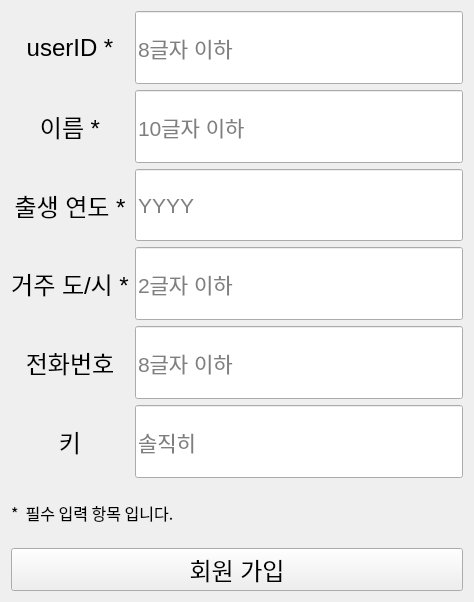
<?xml version="1.0" encoding="UTF-8"?>
<ui version="4.0">
 <class>Form</class>
 <widget class="QWidget" name="Form">
  <property name="geometry">
   <rect>
    <x>0</x>
    <y>0</y>
    <width>474</width>
    <height>602</height>
   </rect>
  </property>
  <property name="windowTitle">
   <string>Form</string>
  </property>
  <layout class="QVBoxLayout" name="verticalLayout_3" stretch="8,1,1">
   <item>
    <layout class="QHBoxLayout" name="horizontalLayout">
     <item>
      <layout class="QVBoxLayout" name="verticalLayout">
       <item>
        <widget class="QLabel" name="label">
         <property name="font">
          <font>
           <family>Arial</family>
           <pointsize>18</pointsize>
          </font>
         </property>
         <property name="text">
          <string>userID *</string>
         </property>
         <property name="alignment">
          <set>Qt::AlignCenter</set>
         </property>
        </widget>
       </item>
       <item>
        <widget class="QLabel" name="label_3">
         <property name="font">
          <font>
           <family>Arial</family>
           <pointsize>18</pointsize>
          </font>
         </property>
         <property name="text">
          <string>이름 *</string>
         </property>
         <property name="alignment">
          <set>Qt::AlignCenter</set>
         </property>
        </widget>
       </item>
       <item>
        <widget class="QLabel" name="label_4">
         <property name="font">
          <font>
           <family>Arial</family>
           <pointsize>18</pointsize>
          </font>
         </property>
         <property name="text">
          <string>출생 연도 *</string>
         </property>
         <property name="alignment">
          <set>Qt::AlignCenter</set>
         </property>
        </widget>
       </item>
       <item>
        <widget class="QLabel" name="label_5">
         <property name="font">
          <font>
           <family>Arial</family>
           <pointsize>18</pointsize>
          </font>
         </property>
         <property name="text">
          <string>거주 도/시 *</string>
         </property>
         <property name="alignment">
          <set>Qt::AlignCenter</set>
         </property>
        </widget>
       </item>
       <item>
        <widget class="QLabel" name="label_6">
         <property name="font">
          <font>
           <family>Arial</family>
           <pointsize>18</pointsize>
          </font>
         </property>
         <property name="text">
          <string>전화번호</string>
         </property>
         <property name="alignment">
          <set>Qt::AlignCenter</set>
         </property>
        </widget>
       </item>
       <item>
        <widget class="QLabel" name="label_7">
         <property name="font">
          <font>
           <family>Arial</family>
           <pointsize>18</pointsize>
          </font>
         </property>
         <property name="text">
          <string>키</string>
         </property>
         <property name="alignment">
          <set>Qt::AlignCenter</set>
         </property>
        </widget>
       </item>
      </layout>
     </item>
     <item>
      <layout class="QVBoxLayout" name="verticalLayout_2">
       <item>
        <widget class="QLineEdit" name="le_userid">
         <property name="sizePolicy">
          <sizepolicy hsizetype="Expanding" vsizetype="Preferred">
           <horstretch>0</horstretch>
           <verstretch>0</verstretch>
          </sizepolicy>
         </property>
         <property name="font">
          <font>
           <family>Arial</family>
           <pointsize>16</pointsize>
          </font>
         </property>
         <property name="placeholderText">
          <string>8글자 이하</string>
         </property>
        </widget>
       </item>
       <item>
        <widget class="QLineEdit" name="le_username">
         <property name="sizePolicy">
          <sizepolicy hsizetype="Expanding" vsizetype="Preferred">
           <horstretch>0</horstretch>
           <verstretch>0</verstretch>
          </sizepolicy>
         </property>
         <property name="font">
          <font>
           <family>Arial</family>
           <pointsize>16</pointsize>
          </font>
         </property>
         <property name="placeholderText">
          <string>10글자 이하</string>
         </property>
        </widget>
       </item>
       <item>
        <widget class="QLineEdit" name="le_birthyear">
         <property name="sizePolicy">
          <sizepolicy hsizetype="Expanding" vsizetype="Preferred">
           <horstretch>0</horstretch>
           <verstretch>0</verstretch>
          </sizepolicy>
         </property>
         <property name="font">
          <font>
           <family>Arial</family>
           <pointsize>16</pointsize>
          </font>
         </property>
         <property name="placeholderText">
          <string>YYYY</string>
         </property>
        </widget>
       </item>
       <item>
        <widget class="QLineEdit" name="le_addr">
         <property name="sizePolicy">
          <sizepolicy hsizetype="Expanding" vsizetype="Preferred">
           <horstretch>0</horstretch>
           <verstretch>0</verstretch>
          </sizepolicy>
         </property>
         <property name="font">
          <font>
           <family>Arial</family>
           <pointsize>16</pointsize>
          </font>
         </property>
         <property name="placeholderText">
          <string>2글자 이하</string>
         </property>
        </widget>
       </item>
       <item>
        <widget class="QLineEdit" name="le_mobile">
         <property name="sizePolicy">
          <sizepolicy hsizetype="Expanding" vsizetype="Preferred">
           <horstretch>0</horstretch>
           <verstretch>0</verstretch>
          </sizepolicy>
         </property>
         <property name="font">
          <font>
           <family>Arial</family>
           <pointsize>16</pointsize>
          </font>
         </property>
         <property name="placeholderText">
          <string>8글자 이하</string>
         </property>
        </widget>
       </item>
       <item>
        <widget class="QLineEdit" name="le_height">
         <property name="sizePolicy">
          <sizepolicy hsizetype="Expanding" vsizetype="Preferred">
           <horstretch>0</horstretch>
           <verstretch>0</verstretch>
          </sizepolicy>
         </property>
         <property name="font">
          <font>
           <family>Arial</family>
           <pointsize>16</pointsize>
          </font>
         </property>
         <property name="placeholderText">
          <string>솔직히</string>
         </property>
        </widget>
       </item>
      </layout>
     </item>
    </layout>
   </item>
   <item>
    <widget class="QLabel" name="label_2">
     <property name="font">
      <font>
       <family>Agency FB</family>
       <pointsize>12</pointsize>
      </font>
     </property>
     <property name="text">
      <string>*  필수 입력 항목 입니다.</string>
     </property>
    </widget>
   </item>
   <item>
    <widget class="QPushButton" name="btn_insert">
     <property name="font">
      <font>
       <family>Arial</family>
       <pointsize>18</pointsize>
      </font>
     </property>
     <property name="text">
      <string>회원 가입</string>
     </property>
    </widget>
   </item>
  </layout>
 </widget>
 <resources/>
 <connections/>
</ui>
